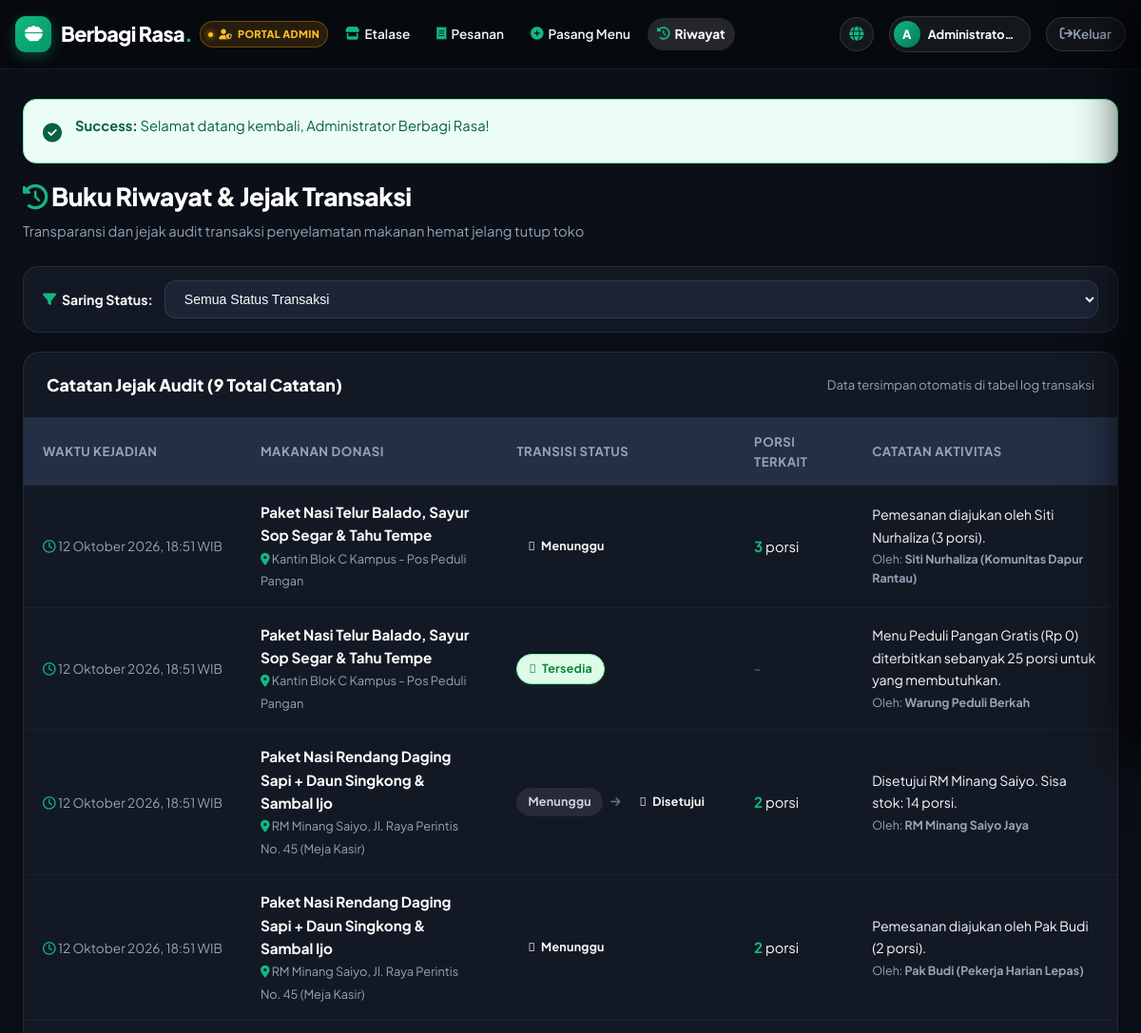
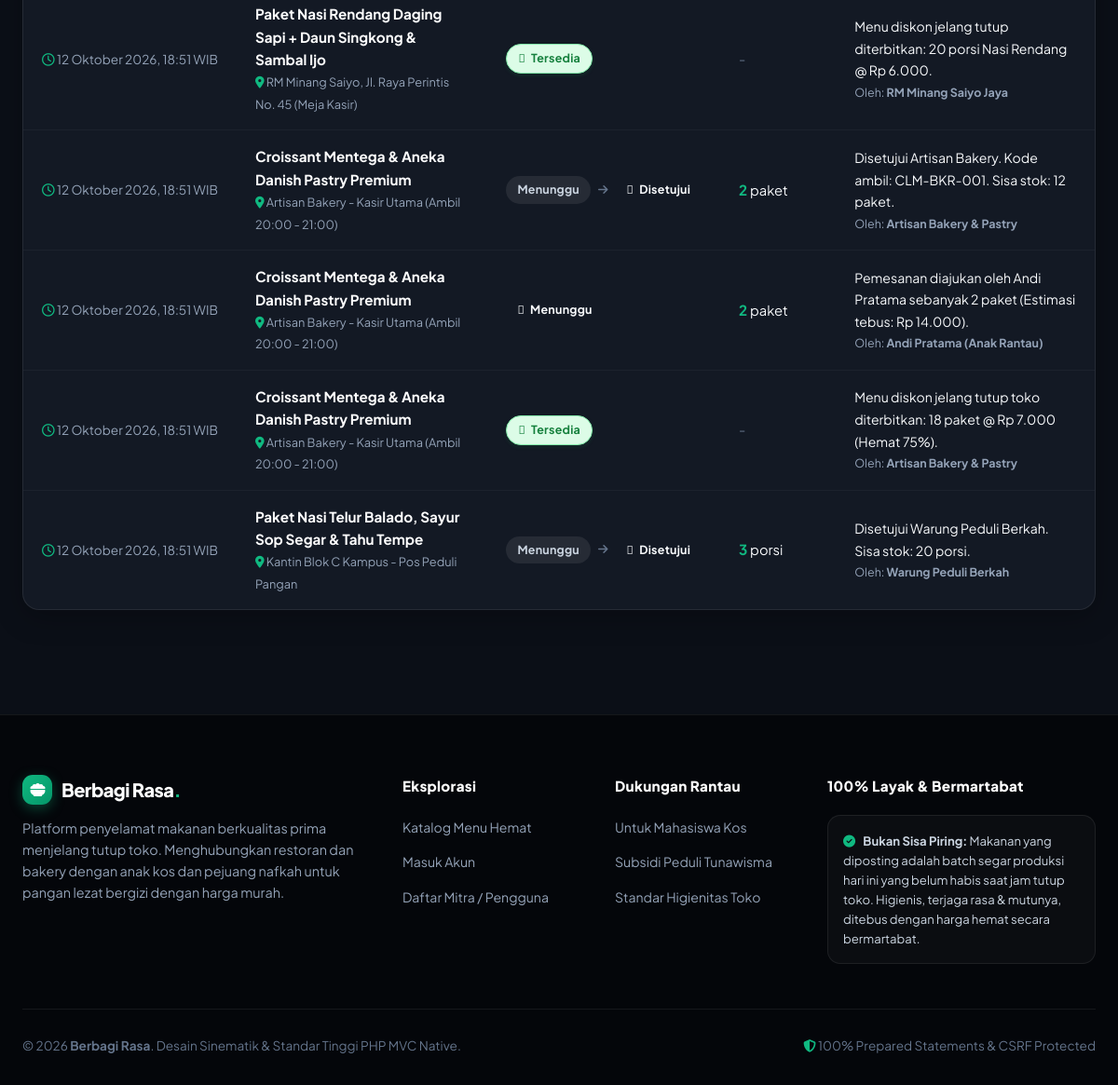
Screenshot of /index.php?url=history/index (signed in) with the database file from the repository (2 pictures, top to bottom).
### tables this page shows
CREATE TABLE IF NOT EXISTS users (
    id INT AUTO_INCREMENT PRIMARY KEY,
    nama VARCHAR(100) NOT NULL,
    email VARCHAR(100) NOT NULL UNIQUE,
    password VARCHAR(255) NOT NULL,
    role ENUM('donatur', 'penerima', 'admin') NOT NULL DEFAULT 'penerima',
    telepon VARCHAR(20) NULL,
    alamat TEXT NULL,
    created_at TIMESTAMP DEFAULT CURRENT_TIMESTAMP,
    INDEX idx_user_email (email),
    INDEX idx_user_role (role)
);

CREATE TABLE IF NOT EXISTS status_logs (
    id INT AUTO_INCREMENT PRIMARY KEY,
    request_id INT NULL,
    donation_id INT NOT NULL,
    dari_status VARCHAR(50) NULL,
    ke_status VARCHAR(50) NOT NULL,
    diubah_oleh INT NULL,
    catatan VARCHAR(255) NULL,
    created_at TIMESTAMP DEFAULT CURRENT_TIMESTAMP,
    INDEX idx_logs_donation (donation_id),
    INDEX idx_logs_request (request_id),
    CONSTRAINT fk_logs_donation FOREIGN KEY (donation_id) REFERENCES donations(id) ON DELETE CASCADE,
    CONSTRAINT fk_logs_request FOREIGN KEY (request_id) REFERENCES requests(id) ON DELETE SET NULL,
    CONSTRAINT fk_logs_user FOREIGN KEY (diubah_oleh) REFERENCES users(id) ON DELETE SET NULL
);

CREATE TABLE IF NOT EXISTS donations (
    id INT AUTO_INCREMENT PRIMARY KEY,
    user_id INT NOT NULL,
    judul VARCHAR(150) NOT NULL,
    deskripsi TEXT NULL,
    jumlah INT NOT NULL,
    sisa INT NOT NULL,
    satuan VARCHAR(20) NOT NULL DEFAULT 'porsi',
    harga_asli INT NOT NULL DEFAULT 0,
    harga_diskon INT NOT NULL DEFAULT 0,
    kategori VARCHAR(50) NOT NULL DEFAULT 'makanan_berat',
    lokasi_ambil VARCHAR(255) NOT NULL,
    jam_tutup VARCHAR(50) NULL DEFAULT '21:00 WIB',
    tipe_penawaran ENUM('diskon_toko', 'gratis_peduli') NOT NULL DEFAULT 'diskon_toko',
    jaminan_kualitas VARCHAR(255) NOT NULL DEFAULT '100% Segar & Higienis Diproduksi Hari Ini',
    foto VARCHAR(255) NULL,
    status ENUM('tersedia', 'dipesan', 'selesai', 'kedaluwarsa', 'dibatalkan') NOT NULL DEFAULT 'tersedia',
    expired_at DATETIME NOT NULL,
    created_at TIMESTAMP DEFAULT CURRENT_TIMESTAMP,
    updated_at TIMESTAMP DEFAULT CURRENT_TIMESTAMP ON UPDATE CURRENT_TIMESTAMP,
    INDEX idx_donation_status_created (status, created_at),
    INDEX idx_donation_user (user_id),
    INDEX idx_donation_category (kategori),
    CONSTRAINT fk_donations_user FOREIGN KEY (user_id) REFERENCES users(id) ON DELETE CASCADE
);

CREATE TABLE IF NOT EXISTS requests (
    id INT AUTO_INCREMENT PRIMARY KEY,
    donation_id INT NOT NULL,
    penerima_id INT NOT NULL,
    jumlah_minta INT NOT NULL,
    catatan VARCHAR(255) NULL,
    claim_token VARCHAR(50) NULL,
    status ENUM('menunggu', 'disetujui', 'ditolak', 'dibatalkan', 'diambil') NOT NULL DEFAULT 'menunggu',
    created_at TIMESTAMP DEFAULT CURRENT_TIMESTAMP,
    updated_at TIMESTAMP DEFAULT CURRENT_TIMESTAMP ON UPDATE CURRENT_TIMESTAMP,
    INDEX idx_requests_donation_status (donation_id, status),
    INDEX idx_requests_penerima (penerima_id),
    CONSTRAINT fk_requests_donation FOREIGN KEY (donation_id) REFERENCES donations(id) ON DELETE CASCADE,
    CONSTRAINT fk_requests_penerima FOREIGN KEY (penerima_id) REFERENCES users(id) ON DELETE CASCADE
);

### views/history/index.php (the view, shortened to what the rows shown need)
<div class="history-page-wrapper">
    <div class="history-header-bar">
        <div>
            <h1 class="history-title">
                <i class="fa-solid fa-clock-rotate-left text-emerald"></i> Buku Riwayat &amp; Jejak Transaksi
            </h1>
        </div>
    </div>
    <div class="history-content-card">
        <?php if (!empty($logs)): ?>
                <?php foreach ($logs as $row): ?>
                                    <?= statusBadge($row['ke_status']) ?>
                <?php endforeach; ?>
            <div class="desktop-history-table-wrap">
                <div class="table-responsive">
                    <table class="data-table-3d">
                        <thead>
                            <tr>
                                <th style="min-width: 170px;">Waktu Kejadian</th>
                                <th style="min-width: 220px;">Makanan Donasi</th>
                                <th style="min-width: 180px;">Transisi Status</th>
                                <th style="min-width: 120px;">Porsi Terkait</th>
                                <th style="min-width: 200px;">Catatan Aktivitas</th>
                            </tr>
                        </thead>
                        <tbody>
                            <?php foreach ($logs as $row): ?>
                                <tr>
                                    <td style="white-space: nowrap; font-size: 0.85rem; color: #94a3b8;">
                                        <i class="fa-regular fa-clock text-emerald"></i> <?= formatDate($row['created_at']) ?>
                                    </td>
                                    <td>
                                        <strong style="font-size: 0.95rem; display: block;">
                                            <a href="<?= BASE_URL ?>?url=donation/show/<?= (int)$row['donation_id'] ?>" style="color: #ffffff; text-decoration: none;">
                                                <?= e($row['judul_donasi']) ?>
                                            </a>
                                        </strong>
                                        <span style="font-size: 0.8rem; color: #94a3b8;">
                                            <i class="fa-solid fa-location-dot text-emerald"></i> <?= e($row['lokasi_ambil']) ?>
                                        </span>
                                    </td>
                                    <td>
                                        <div style="display: flex; align-items: center; gap: 8px; font-size: 0.85rem;">
                                            <?php if (!empty($row['dari_status'])): ?>
                                                <span class="badge" style="background: rgba(255, 255, 255, 0.08); color: #cbd5e1;">
                                                    <?= e($row['dari_status']) ?>
                                                </span>
                                                <i class="fa-solid fa-arrow-right" style="color: #64748b; font-size: 0.75rem;"></i>
                                            <?php endif; ?>
                                            <?= statusBadge($row['ke_status']) ?>
                                        </div>
                                    </td>
                                    <td>
                                        <?php if (!empty($row['jumlah_minta'])): ?>
                                            <strong style="color: #10b981; font-size: 0.95rem;">
                                                <?= (int)$row['jumlah_minta'] ?>
                                            </strong> <?= e($row['satuan']) ?>
                                        <?php else: ?>
                                            <span style="color: #64748b;">-</span>
                                        <?php endif; ?>
                                    </td>
                                    <td>
                                        <span style="font-size: 0.88rem; color: #f8fafc;">
                                            <?= e($row['catatan'] ?: 'Perubahan status sistem.') ?>
                                        </span>
                                        <?php if (!empty($row['nama_aktor'])): ?>
                                            <small style="display: block; color: #94a3b8; font-size: 0.78rem; margin-top: 2px;">
                                                Oleh: <strong><?= e($row['nama_aktor']) ?></strong>
                                            </small>
                                        <?php endif; ?>
                                    </td>
                                </tr>
                            <?php endforeach; ?>
                        </tbody>
                    </table>
                </div>
            </div>
        <?php endif; ?>
    </div>
</div>

### views/layouts/header.php (shortened to what the rows shown need)
<?php
$currentUser = currentUser();
$currentUrl = $_GET['url'] ?? 'donation/index';
$currentUrl = trim($currentUrl, '/');
$isHomePage = ($currentUrl === 'donation/index' || $currentUrl === 'donation' || $currentUrl === '' || str_starts_with($currentUrl, 'donation/index'));
$isActorPage = (
    str_starts_with($currentUrl, 'donation/mine') ||
    str_starts_with($currentUrl, 'donation/create') ||
    str_starts_with($currentUrl, 'donation/edit') ||
    str_starts_with($currentUrl, 'request/') ||
    str_starts_with($currentUrl, 'history/')
);
?>
<!DOCTYPE html>
<html lang="id">
<head>
    <link rel="stylesheet" href="https://cdnjs.cloudflare.com/ajax/libs/font-awesome/6.5.1/css/all.min.css">
    <link rel="stylesheet" href="<?= ASSET_URL ?>/assets/css/style.css?v=<?= filemtime(ROOT_DIR . '/assets/css/style.css') ?>">
</head>
<body class="cinematic-dark-body <?= ($isHomePage) ? 'has-cinematic-hero' : '' ?>">
    <header class="header-nav">
        <div class="nav-container">
            <div class="nav-inner">
                <div class="nav-right-wrap">
                    <div class="nav-actions desktop-nav-actions">
                        <?php if ($currentUser): ?>
                            <?php if ($isActorPage): ?>
                                <a href="<?= BASE_URL ?>?url=donation/index" class="btn-portal-public-web" title="Lihat Website & Katalog Publik">
                                    <i class="fa-solid fa-globe"></i>
                                </a>
                            <?php endif; ?>
                            <div class="user-badge-pill" title="<?= e($currentUser['nama']) ?>">
                                <div class="user-avatar-circle">
                                    <?= strtoupper(substr($currentUser['nama'], 0, 1)) ?>
                                </div>
                                <div class="user-info-text">
                                    <strong class="user-name-label"><?= e($currentUser['nama']) ?></strong>
                                </div>
                            </div>
                            <a href="<?= BASE_URL ?>?url=auth/logout" class="btn-nav-ghost" data-confirm="Apakah Anda yakin ingin keluar (logout)?">
                                <i class="fa-solid fa-arrow-right-from-bracket"></i> Keluar
                            </a>
                        <?php endif; ?>
                    </div>
                </div>
            </div>
        </div>
    </header>
    <main class="main-content <?= ($isHomePage) ? 'has-cinematic-hero' : '' ?>">
        <?php if (!$isHomePage): ?>
            <div class="container">
        <?php endif; ?>

### include/helpers.php (shortened to what the rows shown need)
<?php
if (!function_exists('e')) {
    function e(?string $string): string {
        return htmlspecialchars((string)($string ?? ''), ENT_QUOTES, 'UTF-8');
    }
}
if (!function_exists('view')) {
    function view(string $path, array $data = []): void {
        extract($data);
        $viewFile = ROOT_DIR . DIRECTORY_SEPARATOR . 'views' . DIRECTORY_SEPARATOR . str_replace('/', DIRECTORY_SEPARATOR, $path) . '.php';
        require_once ROOT_DIR . DIRECTORY_SEPARATOR . 'views' . DIRECTORY_SEPARATOR . 'layouts' . DIRECTORY_SEPARATOR . 'header.php';
        require $viewFile;
        require_once ROOT_DIR . DIRECTORY_SEPARATOR . 'views' . DIRECTORY_SEPARATOR . 'layouts' . DIRECTORY_SEPARATOR . 'footer.php';
    }
}
if (!function_exists('isLoggedIn')) {
    function isLoggedIn(): bool {
        return isset($_SESSION['user_id']) && !empty($_SESSION['user_id']);
    }
}
if (!function_exists('formatDate')) {
    function formatDate(?string $datetime): string {
        $timestamp = strtotime($datetime);
        $months = [
            1 => 'Januari', 2 => 'Februari', 3 => 'Maret', 4 => 'April',
            5 => 'Mei', 6 => 'Juni', 7 => 'Juli', 8 => 'Agustus',
            9 => 'September', 10 => 'Oktober', 11 => 'November', 12 => 'Desember'
        ];
        $day = date('d', $timestamp);
        $monthNum = (int)date('m', $timestamp);
        $year = date('Y', $timestamp);
        $time = date('H:i', $timestamp);
        return "{$day} " . ($months[$monthNum] ?? '') . " {$year}, {$time} WIB";
    }
}
if (!function_exists('statusBadge')) {
    function statusBadge(string $status): string {
        $map = [
            'tersedia'    => ['label' => 'Tersedia', 'class' => 'badge-tersedia', 'icon' => 'fa-check-circle'],
            'dipesan'     => ['label' => 'Dipesan', 'class' => 'badge-dipesan', 'icon' => 'fa-clock'],
            'selesai'     => ['label' => 'Selesai', 'class' => 'badge-selesai', 'icon' => 'fa-box-open'],
            'kedaluwarsa' => ['label' => 'Kedaluwarsa', 'class' => 'badge-kedaluwarsa', 'icon' => 'fa-ban'],
            'dibatalkan'  => ['label' => 'Dibatalkan', 'class' => 'badge-dibatalkan', 'icon' => 'fa-times-circle'],
        ];
        $info = $map[$status] ?? ['label' => ucfirst($status), 'class' => 'badge-default', 'icon' => 'fa-circle'];
        return '<span class="badge 3d-badge ' . e($info['class']) . '"><i class="' . e($info['icon']) . '"></i> ' . e($info['label']) . '</span>';
    }
}

### rows the page displays
users: nama "A", nama "Administrato…"
status_logs: created_at "12 Oktober 2026, 18:51 WIB", donation.judul "Paket Nasi Telur Balado, Sayur Sop Segar & Tahu Tempe", donation.lokasi_ambil "Kantin Blok C Kampus - Pos Peduli Pangan", ke_status "Menunggu", request.jumlah_minta "3", donation.satuan "porsi", catatan "Pemesanan diajukan oleh Siti Nurhaliza (3 porsi).", diubah_oleh.nama "Siti Nurhaliza (Komunitas Dapur Rantau)"
status_logs: created_at "12 Oktober 2026, 18:51 WIB", donation.judul "Paket Nasi Telur Balado, Sayur Sop Segar & Tahu Tempe", donation.lokasi_ambil "Kantin Blok C Kampus - Pos Peduli Pangan", ke_status "Tersedia", catatan "Menu Peduli Pangan Gratis (Rp 0) diterbitkan sebanyak 25 porsi untuk yang membutuhkan.", diubah_oleh.nama "Warung Peduli Berkah"
status_logs: created_at "12 Oktober 2026, 18:51 WIB", donation.judul "Paket Nasi Rendang Daging Sapi + Daun Singkong & Sambal Ijo", donation.lokasi_ambil "RM Minang Saiyo, Jl. Raya Perintis No. 45 (Meja Kasir)", dari_status "Menunggu", ke_status "Disetujui", request.jumlah_minta "2", donation.satuan "porsi", catatan "Disetujui RM Minang Saiyo. Sisa stok: 14 porsi.", diubah_oleh.nama "RM Minang Saiyo Jaya"
status_logs: created_at "12 Oktober 2026, 18:51 WIB", donation.judul "Paket Nasi Rendang Daging Sapi + Daun Singkong & Sambal Ijo", donation.lokasi_ambil "RM Minang Saiyo, Jl. Raya Perintis No. 45 (Meja Kasir)", ke_status "Menunggu", request.jumlah_minta "2", donation.satuan "porsi", catatan "Pemesanan diajukan oleh Pak Budi (2 porsi).", diubah_oleh.nama "Pak Budi (Pekerja Harian Lepas)"
status_logs: created_at "12 Oktober 2026, 18:51 WIB", donation.judul "Paket Nasi Rendang Daging Sapi + Daun Singkong & Sambal Ijo", donation.lokasi_ambil "RM Minang Saiyo, Jl. Raya Perintis No. 45 (Meja Kasir)", ke_status "Tersedia", catatan "Menu diskon jelang tutup diterbitkan: 20 porsi Nasi Rendang @ Rp 6.000.", diubah_oleh.nama "RM Minang Saiyo Jaya"
status_logs: created_at "12 Oktober 2026, 18:51 WIB", donation.judul "Croissant Mentega & Aneka Danish Pastry Premium", donation.lokasi_ambil "Artisan Bakery - Kasir Utama (Ambil 20:00 - 21:00)", dari_status "Menunggu", ke_status "Disetujui", request.jumlah_minta "2", donation.satuan "paket", catatan "Disetujui Artisan Bakery. Kode ambil: CLM-BKR-001. Sisa stok: 12 paket.", diubah_oleh.nama "Artisan Bakery & Pastry"
status_logs: created_at "12 Oktober 2026, 18:51 WIB", donation.judul "Croissant Mentega & Aneka Danish Pastry Premium", donation.lokasi_ambil "Artisan Bakery - Kasir Utama (Ambil 20:00 - 21:00)", ke_status "Menunggu", request.jumlah_minta "2", donation.satuan "paket", catatan "Pemesanan diajukan oleh Andi Pratama sebanyak 2 paket (Estimasi tebus: Rp 14.000).", diubah_oleh.nama "Andi Pratama (Anak Rantau)"
status_logs: created_at "12 Oktober 2026, 18:51 WIB", donation.judul "Croissant Mentega & Aneka Danish Pastry Premium", donation.lokasi_ambil "Artisan Bakery - Kasir Utama (Ambil 20:00 - 21:00)", ke_status "Tersedia", catatan "Menu diskon jelang tutup toko diterbitkan: 18 paket @ Rp 7.000 (Hemat 75%).", diubah_oleh.nama "Artisan Bakery & Pastry"
status_logs: created_at "12 Oktober 2026, 18:51 WIB", donation.judul "Paket Nasi Telur Balado, Sayur Sop Segar & Tahu Tempe", donation.lokasi_ambil "Kantin Blok C Kampus - Pos Peduli Pangan", dari_status "Menunggu", ke_status "Disetujui", request.jumlah_minta "3", donation.satuan "porsi", catatan "Disetujui Warung Peduli Berkah. Sisa stok: 20 porsi.", diubah_oleh.nama "Warung Peduli Berkah"

### other values shown
$flash['type'] "Success"
$flash['message'] "Selamat datang kembali, Administrator Berbagi Rasa!"
$totalLogs "9"
